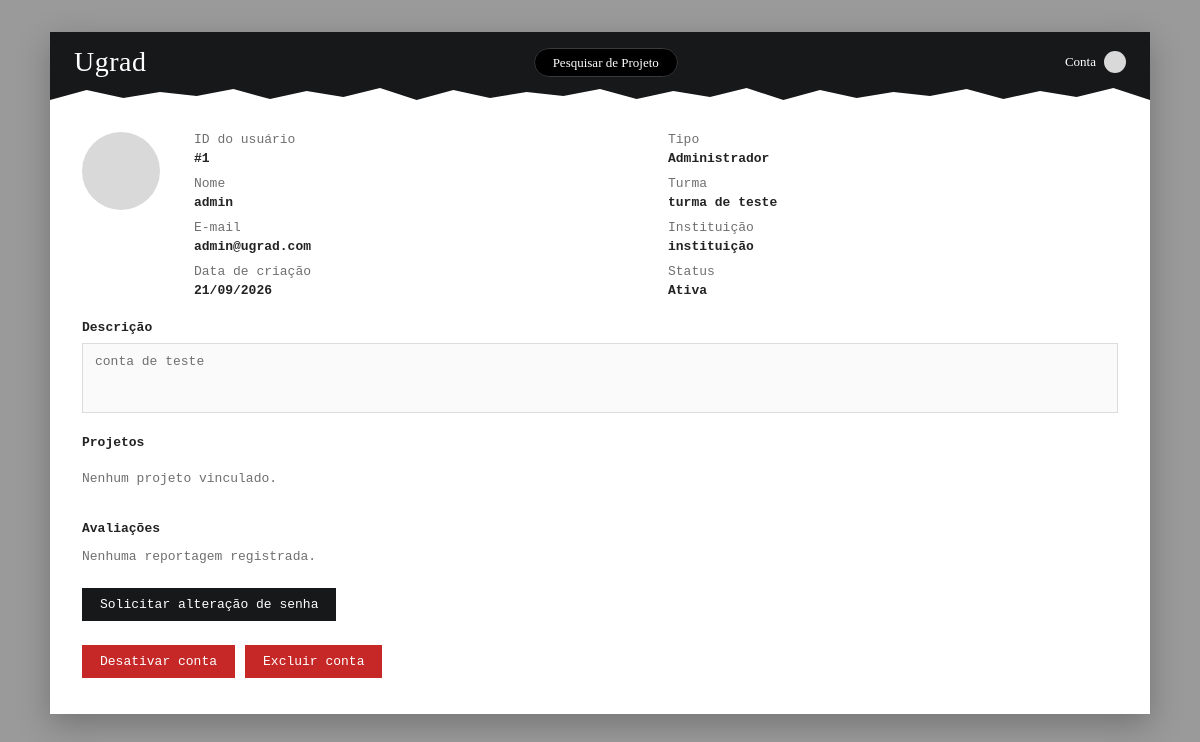
The app's page /Admin/usuario.php?id=1 with its own data.
### tables this page shows
CREATE TABLE usuarios(
  id int PRIMARY KEY AUTO_INCREMENT,
  nome varchar(64),
  email varchar(128) unique NOT NULL,
  senha varchar(128) NOT NULL,
  descricao varchar(1000),
  tipo int NOT NULL,
  ativada boolean DEFAULT TRUE,
  imagem_perfil longblob,
  data_criacao timestamp DEFAULT CURRENT_TIMESTAMP,
  FOREIGN KEY (tipo) REFERENCES tipos_usuario (id)
);

CREATE TABLE tipos_usuario(
  id int PRIMARY KEY AUTO_INCREMENT,
  nome varchar(14) NOT NULL
);

CREATE TABLE turmas(
  id int PRIMARY KEY AUTO_INCREMENT,
  nome varchar(25) NOT NULL,
  id_instituicao int NOT NULL,
  FOREIGN KEY (id_instituicao) REFERENCES usuarios(id)
);

### Admin/usuario.php (called while the page is built, shortened)
<?php
require __DIR__ . '/includes/data.php';
$id = (int)($_GET['id'] ?? 0);
$usuario = find_usuario($id);
$projetos = projetos_do_usuario($id);
$avaliacoes = avaliacoes_do_usuario($id);
require __DIR__ . '/includes/header.php';
require __DIR__ . '/includes/usuario_detail.php';
require __DIR__ . '/includes/footer.php';

### Admin/includes/data.php (called while the page is built, shortened)
<?php
require __DIR__ . '/config.php';
function tipo_label(string $tipoNome): string {
    $labels = [
        'ALUNO' => 'Aluno',
        'PROFESSOR' => 'Professor',
        'EMPRESARIO' => 'Investidor/Empresa',
        'INSTITUICAO' => 'Instituição',
        'ADMINISTRADOR' => 'Administrador',
    ];
    return $labels[$tipoNome] ?? ucfirst(strtolower($tipoNome));
}
function formatar_data(?string $timestamp): string {
    $t = strtotime($timestamp);
    return $t ? date('d/m/Y', $t) : '—';
}
function avatar_data_uri(?string $blob): ?string {
    if (!$blob) return null;
    $finfo = new finfo(FILEINFO_MIME_TYPE);
    $mime = $finfo->buffer($blob) ?: 'image/jpeg';
    return 'data:' . $mime . ';base64,' . base64_encode($blob);
}
function find_usuario(int $id): ?array {
    global $pdo;
    $stmt = $pdo->prepare(USUARIO_SELECT . ' WHERE u.id = ?');
    $stmt->execute([$id]);
    $row = $stmt->fetch();
    return $row ?: null;
}

### Admin/includes/usuario_detail.php (the view, shortened to what this page needs)
<?php
$foto = avatar_data_uri($usuario['imagem_perfil'] ?? null);
?>
<div class="detail-panel-inner">
  <div class="detail-grid">
    <?php if ($foto): ?>
      <img class="detail-avatar" src="<?= $foto ?>" alt="Foto de <?= htmlspecialchars($usuario['nome']) ?>">
    <?php else: ?>
      <div class="detail-avatar"></div>
    <?php endif; ?>
    <div class="detail-fields">
      <div><span class="field-label">ID do usuário</span></div>
      <div><span class="field-label">Tipo</span></div>
      <div class="field-value">#<?= $usuario['id'] ?></div>
      <div class="field-value"><?= htmlspecialchars(tipo_label($usuario['tipo_nome'])) ?></div>
      <div><span class="field-label">Nome</span></div>
      <div><span class="field-label">Turma</span></div>
      <div class="field-value"><?= htmlspecialchars($usuario['nome']) ?></div>
      <div class="field-value"><?= htmlspecialchars($usuario['turma_nome'] ?? '—') ?></div>
      <div><span class="field-label">E-mail</span></div>
      <div><span class="field-label">Instituição</span></div>
      <div class="field-value"><?= htmlspecialchars($usuario['email']) ?></div>
      <div class="field-value"><?= htmlspecialchars($usuario['instituicao_nome'] ?? '—') ?></div>
      <div><span class="field-label">Data de criação</span></div>
      <div><span class="field-label">Status</span></div>
      <div class="field-value"><?= htmlspecialchars(formatar_data($usuario['data_criacao'])) ?></div>
      <div class="field-value"><?= $usuario['ativada'] ? 'Ativa' : 'Desativada' ?></div>
    </div>
  </div>
  <div class="block">
    <h2>Descrição</h2>
    <div class="desc-box"><?= htmlspecialchars($usuario['descricao'] ?: 'Sem descrição.') ?></div>
  </div>
  <div class="block">
    <h2>Projetos</h2>
    <div class="chip-row">
      <?php if (empty($projetos)): ?>
        <p style="font-size:13px;color:var(--text-muted)">Nenhum projeto vinculado.</p>
      <?php endif; ?>
    </div>
  </div>
  <div class="block">
    <h2>Avaliações
    </h2>
    <?php if (empty($avaliacoes)): ?>
      <p style="font-size:13px;color:var(--text-muted)">Nenhuma reportagem registrada.</p>
    <?php endif; ?>
  </div>
  <form method="post" action="usuario.php?id=<?= $usuario['id'] ?>" class="actions-row ajax-action-form" data-confirm="Enviar link de redefinição de senha para este usuário?">
    <button type="submit" class="btn btn-dark">Solicitar alteração de senha</button>
  </form>
  <div class="actions-row">
    <?php if ($usuario['ativada']): ?>
      <form method="post" action="usuario.php?id=<?= $usuario['id'] ?>" class="ajax-action-form" data-confirm="Desativar esta conta?">
        <button type="submit" class="btn btn-danger">Desativar conta</button>
      </form>
    <?php endif; ?>
    <form method="post" action="usuario.php?id=<?= $usuario['id'] ?>" class="ajax-action-form" data-confirm="Tem certeza que deseja excluir esta conta? Essa ação não pode ser desfeita.">
      <button type="submit" class="btn btn-danger">Excluir conta</button>
    </form>
  </div>
</div>

### Admin/css/style.css (style rules this page uses)
:root { --black: #17181a; --near-black: #222325; --grey-bg: #9a9a9a; --card-bg: #ffffff; --border: #dcdcdc; --text: #232323; --text-muted: #6f6f6f; --red: #c62828; --red-dark: #a11f1f; --green: #2e7d32; --radius: 0; --font: 'IBM Plex Mono', 'Courier New', monospace; --soft-bg: #fafafa; --avatar-bg: #d9d9d9; --row-selected-bg: #f4f4f4; --fs-2xs: 10px; --fs-xs: 11px; --fs-sm: 12px; --fs-base: 13px; --fs-md: 14px; --fs-lg: 16px; --fs-xl: 18px; --fw-regular: 400; --fw-semibold: 600; }
* { box-sizing: border-box; }
button, input, textarea, select { font-family: inherit; }
body { margin: 0; font-family: var(--font); background: var(--grey-bg); color: var(--text); min-height: 100vh; transition: background-color .15s ease, color .15s ease; }
.detail-panel-inner .detail-grid { margin-bottom: 16px; }
.detail-grid { display: grid; grid-template-columns: 90px 1fr; gap: 22px; margin-bottom: 22px; }
.detail-avatar { width: 78px; height: 78px; border-radius: 50%; background: var(--avatar-bg); }
.detail-fields { display: grid; grid-template-columns: 1fr 1fr; gap: 4px 24px; font-size: var(--fs-base); }
.detail-fields .field-label { color: var(--text-muted); }
.detail-fields .field-value { font-weight: var(--fw-semibold); margin-bottom: 6px; }
.block { margin-bottom: 22px; }
.block h2 { font-size: var(--fs-base); font-weight: var(--fw-semibold); text-transform: none; margin: 0 0 8px; display: flex; align-items: center; gap: 6px; }
.desc-box { border: 1px solid var(--border); border-radius: var(--radius); min-height: 70px; padding: 10px 12px; font-size: var(--fs-base); color: var(--text-muted); background: var(--soft-bg); }
.chip-row { display: flex; gap: 10px; flex-wrap: wrap; }
.actions-row { display: flex; gap: 10px; flex-wrap: wrap; margin-top: 24px; }
.btn { border: none; border-radius: var(--radius); padding: 9px 18px; font-size: var(--fs-base); cursor: pointer; }
.btn-dark { background: var(--black); color: #fff; }
.btn-danger { background: var(--red); color: #fff; }

### records on screen
usuarios: id "1", tipo.nome "Administrador", nome "admin", turmas.nome "turma de teste", email "admin@ugrad.com", usuarios.nome "instituição", data_criacao "21/09/2026", descricao "conta de teste"
